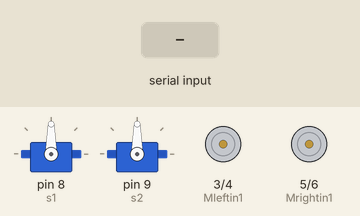
This sketch was run on a simulated Arduino Uno, built with avr-gcc and run on an emulated ATmega328P. On the bench: 2 × servo, motor-driver pin pairs drawn as motors (green arrow = first pin HIGH = forward, orange = second pin HIGH = backward, longer = more drive, scaled by the enable pin). Inputs (shaded band) come from the test bench. What the sketch prints to the serial monitor is not drawn.

Above: at 1.2 s.
1.3 s: "D" received over Serial
At 1.9 s:
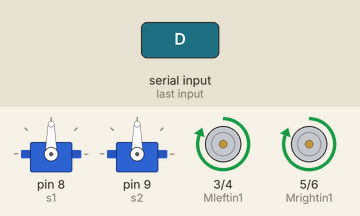
2.8 s: byte 74 ('J') received over Serial
At 3.1 s:
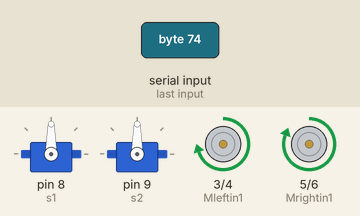
4.3 s: byte 87 ('W') received over Serial
At 5.4 s:
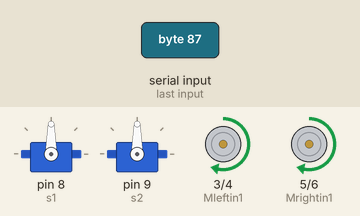
5.8 s: "R" received over Serial
At 6.5 s:
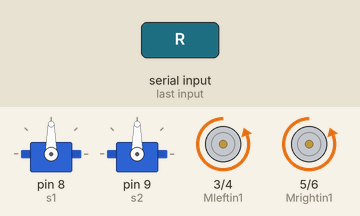
7.3 s: "Q" received over Serial
At 7.7 s:
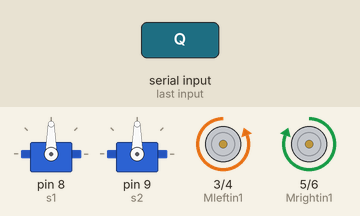
8.8 s: "E" received over Serial
At 10.0 s:
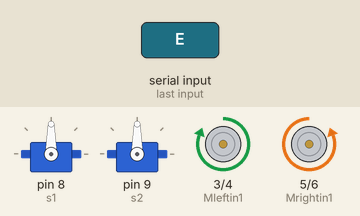
Timing chart, 0 to 11.3 s (numbered marks = the images above; inputs shaded):
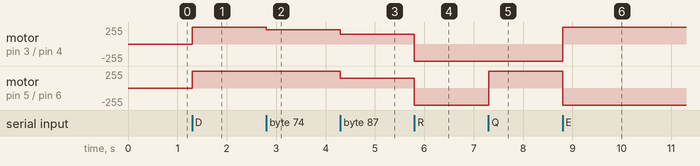

The sketch:

final2.ino
```cpp
#include<Servo.h>
Servo s1,s2;
int pos1=90, pos2=90;

int Mleftin1=3;
int Mleftin2=4;
int Mrightin1=5;
int Mrightin2=6;

int Mleften=10;
int Mrighten=11;
//int i;
//unsigned long int ptime=0;
//unsigned long int interval=5000;


void setup()
{
  pinMode(Mleftin1,OUTPUT);
  pinMode(Mleftin2,OUTPUT);
  pinMode(Mleften,OUTPUT);
  pinMode(Mrightin1,OUTPUT);
  pinMode(Mrightin2,OUTPUT);
  pinMode(Mrighten,OUTPUT);
  s1.attach(8);
  s1.write(90);
  s2.attach(9);
  s2.write(90);
  Serial.begin(9600);
}
void loop()
{
  if(Serial.available()>0)
  {
    char data;
    data=Serial.read();
    Serial.write(data);
    if(data=='D')moveForward();
    if(data=='R')moveBackward();
    if(data=='Q')moveRight();
    if(data=='E')moveLeft();
    if(data=='B'){pos1++;
    servo1();}
    if(data=='K'){pos1--;
    servo1();}
    if(data=='A'){pos2++;
    servo2();}
    if(data=='M'){pos2--;
    servo2();}

    if(data=='S')Stop();
    if(data=='G')moveForwardL30();
    if(data=='J')moveForwardR30();
    if(data=='W')moveSlowForward();


  }
}
void Stop()
{
 analogWrite(Mleften,0);
 analogWrite(Mrighten,0);
}
void moveForward()
{
  digitalWrite(Mleftin1,HIGH);
  digitalWrite(Mleftin2,LOW);
  analogWrite(Mleften,255);
  digitalWrite(Mrightin1,HIGH);
  digitalWrite(Mrightin2,LOW);
  analogWrite(Mrighten,255);

}
void moveBackward()
{
   digitalWrite(Mleftin1,LOW);
  digitalWrite(Mleftin2,HIGH);
  analogWrite(Mleften,255);
  digitalWrite(Mrightin1,LOW);
  digitalWrite(Mrightin2,HIGH);
  analogWrite(Mrighten,255);
}
void moveRight()
{
  digitalWrite(Mleftin1,LOW);
  digitalWrite(Mleftin2,HIGH);
  analogWrite(Mleften,255);
  digitalWrite(Mrightin1,HIGH);
  digitalWrite(Mrightin2,LOW);
  analogWrite(Mrighten,255);
}
void moveLeft()
{
  digitalWrite(Mleftin1,HIGH);
  digitalWrite(Mleftin2,LOW);
  analogWrite(Mleften,255);
  digitalWrite(Mrightin1,LOW);
  digitalWrite(Mrightin2,HIGH);
  analogWrite(Mrighten,255);
}


void moveForwardR30()
{

 digitalWrite(Mleftin1,HIGH);
  digitalWrite(Mleftin2,LOW);
  analogWrite(Mleften,215);
  digitalWrite(Mrightin1,HIGH);
  digitalWrite(Mrightin2,LOW);
  analogWrite(Mrighten,255);
}
void moveForwardR60()
{
  digitalWrite(Mleftin1,HIGH);
  digitalWrite(Mleftin2,LOW);
  analogWrite(Mleften,180);
  digitalWrite(Mrightin1,HIGH);
  digitalWrite(Mrightin2,LOW);
  analogWrite(Mrighten,255);
}
void moveForwardL30()
{
  digitalWrite(Mleftin1,HIGH);
  digitalWrite(Mleftin2,LOW);
  analogWrite(Mleften,255);
  digitalWrite(Mrightin1,HIGH);
  digitalWrite(Mrightin2,LOW);
  analogWrite(Mrighten,215);
}
void moveForwardL60()
{
  digitalWrite(Mleftin1,HIGH);
  digitalWrite(Mleftin2,LOW);
  analogWrite(Mleften,255);
  digitalWrite(Mrightin1,HIGH);
  digitalWrite(Mrightin2,LOW);
  analogWrite(Mrighten,180);
}
void moveSlowForward()
{
  digitalWrite(Mleftin1,HIGH);
  digitalWrite(Mleftin2,LOW);
  analogWrite(Mleften,150);
  digitalWrite(Mrightin1,HIGH);
  digitalWrite(Mrightin2,LOW);
  analogWrite(Mrighten,150);
}
void servo1(){
  s1.write(pos1);
  }
  void servo2(){
  s2.write(pos2);
  }
```

Measured:
- after the input at 1.3 s, motor on pin 3 (Mleftin1) / pin 4 (Mleftin2), motor on pin 5 (Mrightin1) / pin 6 (Mrightin2): stopped → forward 255/255 at once
- after the input at 2.8 s, motor on pin 3 (Mleftin1) / pin 4 (Mleftin2): forward 255/255 → forward 215/255 at once
- after the input at 4.3 s, motor on pin 3 (Mleftin1) / pin 4 (Mleftin2): forward 215/255 → forward 150/255 at once; motor on pin 5 (Mrightin1) / pin 6 (Mrightin2): forward 255/255 → forward 150/255 at once
- after the input at 5.8 s, motor on pin 3 (Mleftin1) / pin 4 (Mleftin2), motor on pin 5 (Mrightin1) / pin 6 (Mrightin2): forward 150/255 → backward 255/255 at once
- after the input at 7.3 s, motor on pin 5 (Mrightin1) / pin 6 (Mrightin2): backward 255/255 → forward 255/255 at once
- after the input at 8.8 s, motor on pin 3 (Mleftin1) / pin 4 (Mleftin2): backward 255/255 → forward 255/255 at once; motor on pin 5 (Mrightin1) / pin 6 (Mrightin2): forward 255/255 → backward 255/255 at once
